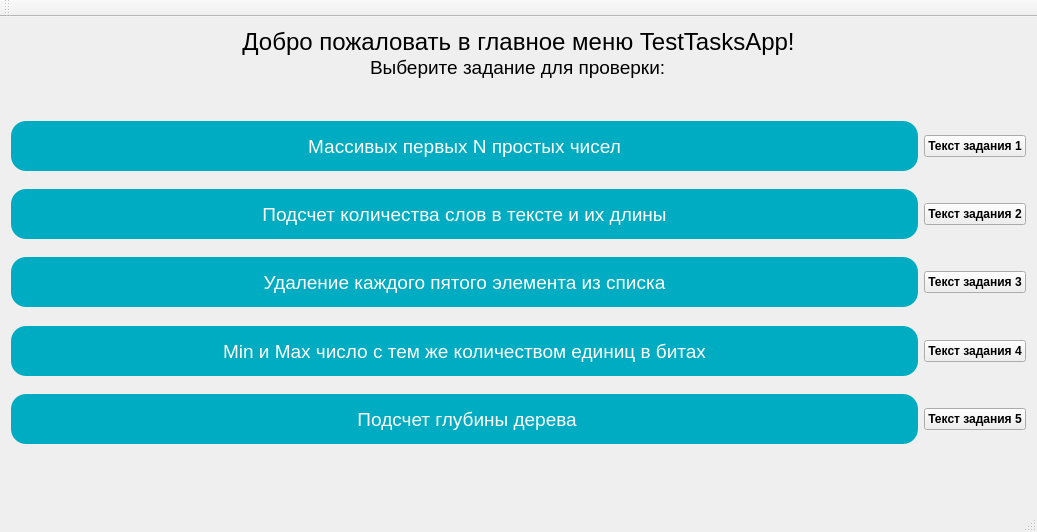
<?xml version="1.0" encoding="UTF-8"?>
<ui version="4.0">
 <class>MainWindow</class>
 <widget class="QMainWindow" name="MainWindow">
  <property name="geometry">
   <rect>
    <x>0</x>
    <y>0</y>
    <width>1037</width>
    <height>532</height>
   </rect>
  </property>
  <property name="sizePolicy">
   <sizepolicy hsizetype="Expanding" vsizetype="Expanding">
    <horstretch>0</horstretch>
    <verstretch>0</verstretch>
   </sizepolicy>
  </property>
  <property name="maximumSize">
   <size>
    <width>16777215</width>
    <height>16777215</height>
   </size>
  </property>
  <property name="windowTitle">
   <string>MainWindow</string>
  </property>
  <property name="windowOpacity">
   <double>1.000000000000000</double>
  </property>
  <widget class="QWidget" name="widget">
   <property name="enabled">
    <bool>true</bool>
   </property>
   <property name="sizePolicy">
    <sizepolicy hsizetype="Expanding" vsizetype="Expanding">
     <horstretch>0</horstretch>
     <verstretch>0</verstretch>
    </sizepolicy>
   </property>
   <property name="maximumSize">
    <size>
     <width>16777215</width>
     <height>16777215</height>
    </size>
   </property>
   <property name="mouseTracking">
    <bool>false</bool>
   </property>
   <property name="autoFillBackground">
    <bool>false</bool>
   </property>
   <layout class="QGridLayout" name="gridLayout">
    <item row="0" column="0">
     <widget class="QStackedWidget" name="stackedWidget">
      <property name="sizePolicy">
       <sizepolicy hsizetype="Expanding" vsizetype="Expanding">
        <horstretch>0</horstretch>
        <verstretch>0</verstretch>
       </sizepolicy>
      </property>
      <property name="maximumSize">
       <size>
        <width>16777215</width>
        <height>16777215</height>
       </size>
      </property>
      <property name="currentIndex">
       <number>0</number>
      </property>
      <widget class="QWidget" name="page_1">
       <property name="sizePolicy">
        <sizepolicy hsizetype="Expanding" vsizetype="Expanding">
         <horstretch>0</horstretch>
         <verstretch>0</verstretch>
        </sizepolicy>
       </property>
       <property name="maximumSize">
        <size>
         <width>6666666</width>
         <height>16777215</height>
        </size>
       </property>
       <property name="baseSize">
        <size>
         <width>0</width>
         <height>0</height>
        </size>
       </property>
       <layout class="QGridLayout" name="gridLayout_2">
        <property name="leftMargin">
         <number>0</number>
        </property>
        <property name="topMargin">
         <number>0</number>
        </property>
        <property name="rightMargin">
         <number>0</number>
        </property>
        <property name="bottomMargin">
         <number>0</number>
        </property>
        <property name="spacing">
         <number>0</number>
        </property>
        <item row="3" column="0">
         <widget class="QLabel" name="labelDateTime">
          <property name="sizePolicy">
           <sizepolicy hsizetype="Expanding" vsizetype="Expanding">
            <horstretch>0</horstretch>
            <verstretch>0</verstretch>
           </sizepolicy>
          </property>
          <property name="font">
           <font>
            <pointsize>12</pointsize>
           </font>
          </property>
          <property name="text">
           <string/>
          </property>
         </widget>
        </item>
        <item row="0" column="0">
         <layout class="QVBoxLayout" name="verticalLayout">
          <property name="spacing">
           <number>0</number>
          </property>
          <item>
           <widget class="QLabel" name="label">
            <property name="sizePolicy">
             <sizepolicy hsizetype="Expanding" vsizetype="Expanding">
              <horstretch>0</horstretch>
              <verstretch>0</verstretch>
             </sizepolicy>
            </property>
            <property name="font">
             <font>
              <pointsize>18</pointsize>
             </font>
            </property>
            <property name="text">
             <string>Добро пожаловать в главное меню TestTasksApp!</string>
            </property>
            <property name="scaledContents">
             <bool>false</bool>
            </property>
            <property name="alignment">
             <set>Qt::AlignCenter</set>
            </property>
           </widget>
          </item>
          <item alignment="Qt::AlignHCenter">
           <widget class="QLabel" name="label_2">
            <property name="font">
             <font>
              <pointsize>14</pointsize>
             </font>
            </property>
            <property name="text">
             <string>Выберите задание для проверки:</string>
            </property>
           </widget>
          </item>
          <item>
           <spacer name="verticalSpacer">
            <property name="orientation">
             <enum>Qt::Vertical</enum>
            </property>
            <property name="sizeHint" stdset="0">
             <size>
              <width>20</width>
              <height>45</height>
             </size>
            </property>
           </spacer>
          </item>
         </layout>
        </item>
        <item row="1" column="0">
         <layout class="QVBoxLayout" name="verticalLayout_2">
          <item>
           <layout class="QHBoxLayout" name="horizontalLayout">
            <item>
             <widget class="QPushButton" name="buttonMain_task1">
              <property name="sizePolicy">
               <sizepolicy hsizetype="Minimum" vsizetype="Fixed">
                <horstretch>2</horstretch>
                <verstretch>0</verstretch>
               </sizepolicy>
              </property>
              <property name="font">
               <font>
                <pointsize>14</pointsize>
               </font>
              </property>
              <property name="styleSheet">
               <string notr="true">QPushButton {
    background-color: #00ACC1;   
    color: white;
    border: none;
    padding: 10px;
    min-width: 30px;
    min-height: 30px;
    border-radius: 15px;
}
QPushButton:hover {
    background-color: #0097A7;    
}
QPushButton:pressed {
    background-color: #00838F;    
}</string>
              </property>
              <property name="text">
               <string>Массивых первых N простых чисел</string>
              </property>
             </widget>
            </item>
            <item>
             <widget class="QPushButton" name="buttonMain_whattask1">
              <property name="font">
               <font>
                <weight>75</weight>
                <bold>true</bold>
               </font>
              </property>
              <property name="text">
               <string>Текст задания 1</string>
              </property>
             </widget>
            </item>
           </layout>
          </item>
          <item>
           <spacer name="verticalSpacer_2">
            <property name="orientation">
             <enum>Qt::Vertical</enum>
            </property>
            <property name="sizeHint" stdset="0">
             <size>
              <width>20</width>
              <height>13</height>
             </size>
            </property>
           </spacer>
          </item>
          <item>
           <layout class="QHBoxLayout" name="horizontalLayout_2">
            <item>
             <widget class="QPushButton" name="buttonMain_task2">
              <property name="sizePolicy">
               <sizepolicy hsizetype="Minimum" vsizetype="Fixed">
                <horstretch>1</horstretch>
                <verstretch>0</verstretch>
               </sizepolicy>
              </property>
              <property name="font">
               <font>
                <pointsize>14</pointsize>
               </font>
              </property>
              <property name="styleSheet">
               <string notr="true">QPushButton {
    background-color: #00ACC1;   
    color: white;
    border: none;
    padding: 10px;
    min-width: 30px;
    min-height: 30px;
    border-radius: 15px;
}
QPushButton:hover {
    background-color: #0097A7;    
}
QPushButton:pressed {
    background-color: #00838F;    
}</string>
              </property>
              <property name="text">
               <string>Подсчет количества слов в тексте и их длины</string>
              </property>
             </widget>
            </item>
            <item>
             <widget class="QPushButton" name="buttonMain_whattask2">
              <property name="font">
               <font>
                <weight>75</weight>
                <bold>true</bold>
               </font>
              </property>
              <property name="text">
               <string>Текст задания 2</string>
              </property>
             </widget>
            </item>
           </layout>
          </item>
          <item>
           <spacer name="verticalSpacer_3">
            <property name="orientation">
             <enum>Qt::Vertical</enum>
            </property>
            <property name="sizeHint" stdset="0">
             <size>
              <width>20</width>
              <height>13</height>
             </size>
            </property>
           </spacer>
          </item>
          <item>
           <layout class="QHBoxLayout" name="horizontalLayout_3">
            <item>
             <widget class="QPushButton" name="buttonMain_task3">
              <property name="sizePolicy">
               <sizepolicy hsizetype="Minimum" vsizetype="Fixed">
                <horstretch>1</horstretch>
                <verstretch>0</verstretch>
               </sizepolicy>
              </property>
              <property name="font">
               <font>
                <pointsize>14</pointsize>
               </font>
              </property>
              <property name="styleSheet">
               <string notr="true">QPushButton {
    background-color: #00ACC1;   
    color: white;
    border: none;
    padding: 10px;
    min-width: 30px;
    min-height: 30px;
    border-radius: 15px;
}
QPushButton:hover {
    background-color: #0097A7;    
}
QPushButton:pressed {
    background-color: #00838F;    
}</string>
              </property>
              <property name="text">
               <string>Удаление каждого пятого элемента из списка</string>
              </property>
             </widget>
            </item>
            <item>
             <widget class="QPushButton" name="buttonMain_whattask3">
              <property name="font">
               <font>
                <weight>75</weight>
                <bold>true</bold>
               </font>
              </property>
              <property name="autoFillBackground">
               <bool>false</bool>
              </property>
              <property name="text">
               <string>Текст задания 3</string>
              </property>
             </widget>
            </item>
           </layout>
          </item>
          <item>
           <spacer name="verticalSpacer_4">
            <property name="orientation">
             <enum>Qt::Vertical</enum>
            </property>
            <property name="sizeHint" stdset="0">
             <size>
              <width>20</width>
              <height>13</height>
             </size>
            </property>
           </spacer>
          </item>
          <item>
           <layout class="QHBoxLayout" name="horizontalLayout_4">
            <item>
             <widget class="QPushButton" name="buttonMain_task4">
              <property name="sizePolicy">
               <sizepolicy hsizetype="Minimum" vsizetype="Fixed">
                <horstretch>1</horstretch>
                <verstretch>0</verstretch>
               </sizepolicy>
              </property>
              <property name="font">
               <font>
                <pointsize>14</pointsize>
               </font>
              </property>
              <property name="styleSheet">
               <string notr="true">QPushButton {
    background-color: #00ACC1;   
    color: white;
    border: none;
    padding: 10px;
    min-width: 30px;
    min-height: 30px;
    border-radius: 15px;
}
QPushButton:hover {
    background-color: #0097A7;    
}
QPushButton:pressed {
    background-color: #00838F;    
}</string>
              </property>
              <property name="text">
               <string>Min и Max число с тем же количеством единиц в битах</string>
              </property>
             </widget>
            </item>
            <item>
             <widget class="QPushButton" name="buttonMain_whattask4">
              <property name="font">
               <font>
                <weight>75</weight>
                <bold>true</bold>
               </font>
              </property>
              <property name="text">
               <string>Текст задания 4</string>
              </property>
             </widget>
            </item>
           </layout>
          </item>
          <item>
           <spacer name="verticalSpacer_5">
            <property name="orientation">
             <enum>Qt::Vertical</enum>
            </property>
            <property name="sizeHint" stdset="0">
             <size>
              <width>20</width>
              <height>13</height>
             </size>
            </property>
           </spacer>
          </item>
          <item>
           <layout class="QHBoxLayout" name="horizontalLayout_5">
            <item>
             <widget class="QPushButton" name="buttonMain_task5">
              <property name="sizePolicy">
               <sizepolicy hsizetype="Minimum" vsizetype="Fixed">
                <horstretch>1</horstretch>
                <verstretch>0</verstretch>
               </sizepolicy>
              </property>
              <property name="font">
               <font>
                <pointsize>14</pointsize>
               </font>
              </property>
              <property name="styleSheet">
               <string notr="true">QPushButton {
    background-color: #00ACC1;   
    color: white;
    border: none;
    padding: 10px;
    min-width: 30px;
    min-height: 30px;
    border-radius: 15px;
}
QPushButton:hover {
    background-color: #0097A7;    
}
QPushButton:pressed {
    background-color: #00838F;    
}</string>
              </property>
              <property name="text">
               <string> Подсчет глубины дерева</string>
              </property>
             </widget>
            </item>
            <item>
             <widget class="QPushButton" name="buttonMain_whattask5">
              <property name="font">
               <font>
                <weight>75</weight>
                <bold>true</bold>
               </font>
              </property>
              <property name="text">
               <string>Текст задания 5</string>
              </property>
             </widget>
            </item>
           </layout>
          </item>
         </layout>
        </item>
        <item row="2" column="0">
         <spacer name="verticalSpacer_6">
          <property name="orientation">
           <enum>Qt::Vertical</enum>
          </property>
          <property name="sizeHint" stdset="0">
           <size>
            <width>20</width>
            <height>40</height>
           </size>
          </property>
         </spacer>
        </item>
       </layout>
      </widget>
     </widget>
    </item>
   </layout>
  </widget>
  <widget class="QMenuBar" name="menuBar">
   <property name="geometry">
    <rect>
     <x>0</x>
     <y>0</y>
     <width>1037</width>
     <height>26</height>
    </rect>
   </property>
  </widget>
  <widget class="QToolBar" name="mainToolBar">
   <property name="sizePolicy">
    <sizepolicy hsizetype="Expanding" vsizetype="Fixed">
     <horstretch>0</horstretch>
     <verstretch>0</verstretch>
    </sizepolicy>
   </property>
   <attribute name="toolBarArea">
    <enum>TopToolBarArea</enum>
   </attribute>
   <attribute name="toolBarBreak">
    <bool>false</bool>
   </attribute>
  </widget>
  <widget class="QStatusBar" name="statusBar"/>
 </widget>
 <layoutdefault spacing="6" margin="11"/>
 <resources/>
 <connections/>
</ui>
